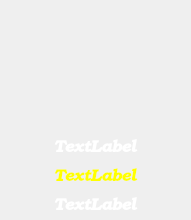
   <widget class="QWidget" name="bar_1" native="true">
    <property name="geometry">
     <rect>
      <x>580</x>
      <y>20</y>
      <width>191</width>
      <height>220</height>
     </rect>
    </property>
    <property name="palette">
     <palette>
      <active>
       <colorrole role="Button">
        <brush brushstyle="SolidPattern">
         <color alpha="255">
          <red>255</red>
          <green>255</green>
          <blue>255</blue>
         </color>
        </brush>
       </colorrole>
      </active>
      <inactive>
       <colorrole role="Button">
        <brush brushstyle="SolidPattern">
         <color alpha="255">
          <red>255</red>
          <green>255</green>
          <blue>255</blue>
         </color>
        </brush>
       </colorrole>
      </inactive>
      <disabled>
       <colorrole role="Button">
        <brush brushstyle="SolidPattern">
         <color alpha="255">
          <red>255</red>
          <green>255</green>
          <blue>255</blue>
         </color>
        </brush>
       </colorrole>
      </disabled>
     </palette>
    </property>
    <property name="font">
     <font>
      <stylestrategy>PreferAntialias</stylestrategy>
     </font>
    </property>
    <property name="focusPolicy">
     <enum>Qt::NoFocus</enum>
    </property>
    <property name="autoFillBackground">
     <bool>false</bool>
    </property>
    <widget class="QWidget" name="verticalLayoutWidget_16">
     <property name="geometry">
      <rect>
       <x>0</x>
       <y>-1</y>
       <width>190</width>
       <height>219</height>
      </rect>
     </property>
     <layout class="QVBoxLayout" name="verticalLayout_16">
      <item>
       <layout class="QHBoxLayout" name="horizontalLayout_16">
        <property name="leftMargin">
         <number>1</number>
        </property>
        <property name="topMargin">
         <number>2</number>
        </property>
        <item>
         <widget class="QLabel" name="card_1_bar_1">
          <property name="minimumSize">
           <size>
            <width>90</width>
            <height>130</height>
           </size>
          </property>
          <property name="text">
           <string/>
          </property>
         </widget>
        </item>
        <item>
         <widget class="QLabel" name="card_2_bar_1">
          <property name="minimumSize">
           <size>
            <width>90</width>
            <height>130</height>
           </size>
          </property>
          <property name="text">
           <string/>
          </property>
         </widget>
        </item>
       </layout>
      </item>
      <item>
       <widget class="QLabel" name="name_bar_1">
        <property name="palette">
         <palette>
          <active>
           <colorrole role="WindowText">
            <brush brushstyle="SolidPattern">
             <color alpha="255">
              <red>255</red>
              <green>255</green>
              <blue>255</blue>
             </color>
            </brush>
           </colorrole>
           <colorrole role="Text">
            <brush brushstyle="SolidPattern">
             <color alpha="255">
              <red>255</red>
              <green>255</green>
              <blue>255</blue>
             </color>
            </brush>
           </colorrole>
          </active>
          <inactive>
           <colorrole role="WindowText">
            <brush brushstyle="SolidPattern">
             <color alpha="255">
              <red>255</red>
              <green>255</green>
              <blue>255</blue>
             </color>
            </brush>
           </colorrole>
           <colorrole role="Text">
            <brush brushstyle="SolidPattern">
             <color alpha="255">
              <red>255</red>
              <green>255</green>
              <blue>255</blue>
             </color>
            </brush>
           </colorrole>
          </inactive>
          <disabled>
           <colorrole role="WindowText">
            <brush brushstyle="SolidPattern">
             <color alpha="255">
              <red>159</red>
              <green>158</green>
              <blue>158</blue>
             </color>
            </brush>
           </colorrole>
           <colorrole role="Text">
            <brush brushstyle="SolidPattern">
             <color alpha="255">
              <red>159</red>
              <green>158</green>
              <blue>158</blue>
             </color>
            </brush>
           </colorrole>
          </disabled>
         </palette>
        </property>
        <property name="font">
         <font>
          <family>URW Bookman L</family>
          <pointsize>12</pointsize>
          <weight>75</weight>
          <italic>true</italic>
          <bold>true</bold>
         </font>
        </property>
        <property name="text">
         <string>TextLabel</string>
        </property>
        <property name="alignment">
         <set>Qt::AlignCenter</set>
        </property>
       </widget>
      </item>
      <item>
       <widget class="QLabel" name="stack_bar_1">
        <property name="palette">
         <palette>
          <active>
           <colorrole role="WindowText">
            <brush brushstyle="SolidPattern">
             <color alpha="255">
              <red>255</red>
              <green>255</green>
              <blue>0</blue>
             </color>
            </brush>
           </colorrole>
          </active>
          <inactive>
           <colorrole role="WindowText">
            <brush brushstyle="SolidPattern">
             <color alpha="255">
              <red>255</red>
              <green>255</green>
              <blue>0</blue>
             </color>
            </brush>
           </colorrole>
          </inactive>
          <disabled>
           <colorrole role="WindowText">
            <brush brushstyle="SolidPattern">
             <color alpha="255">
              <red>159</red>
              <green>158</green>
              <blue>158</blue>
             </color>
            </brush>
           </colorrole>
          </disabled>
         </palette>
        </property>
        <property name="font">
         <font>
          <family>URW Bookman L</family>
          <pointsize>12</pointsize>
          <weight>75</weight>
          <italic>true</italic>
          <bold>true</bold>
         </font>
        </property>
        <property name="text">
         <string>TextLabel</string>
        </property>
        <property name="alignment">
         <set>Qt::AlignCenter</set>
        </property>
       </widget>
      </item>
      <item>
       <widget class="QLabel" name="action_bar_1">
        <property name="palette">
         <palette>
          <active>
           <colorrole role="WindowText">
            <brush brushstyle="SolidPattern">
             <color alpha="255">
              <red>255</red>
              <green>255</green>
              <blue>255</blue>
             </color>
            </brush>
           </colorrole>
          </active>
          <inactive>
           <colorrole role="WindowText">
            <brush brushstyle="SolidPattern">
             <color alpha="255">
              <red>255</red>
              <green>255</green>
              <blue>255</blue>
             </color>
            </brush>
           </colorrole>
          </inactive>
          <disabled>
           <colorrole role="WindowText">
            <brush brushstyle="SolidPattern">
             <color alpha="255">
              <red>159</red>
              <green>158</green>
              <blue>158</blue>
             </color>
            </brush>
           </colorrole>
          </disabled>
         </palette>
        </property>
        <property name="font">
         <font>
          <family>URW Bookman L</family>
          <pointsize>12</pointsize>
          <weight>75</weight>
          <italic>true</italic>
          <bold>true</bold>
         </font>
        </property>
        <property name="text">
         <string>TextLabel</string>
        </property>
        <property name="alignment">
         <set>Qt::AlignCenter</set>
        </property>
       </widget>
      </item>
     </layout>
    </widget>
   </widget>
